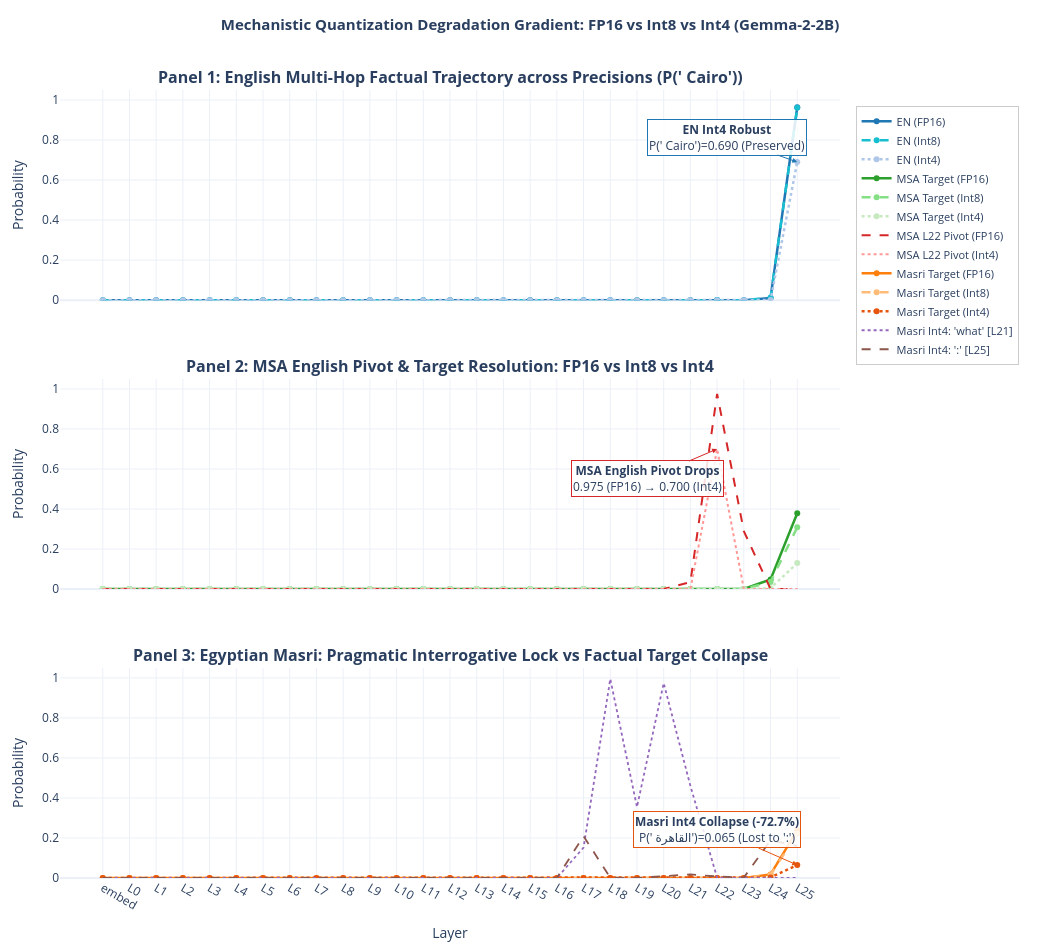

The code cell stored with this chart in its notebook:
### Code cell
layer_labels = df_results[df_results["lang"] == "EN"]["layer_label"].unique().tolist()

fig = make_subplots(
    rows=3, cols=1,
    shared_xaxes=True,
    vertical_spacing=0.10,
    subplot_titles=(
        "<b>Panel 1: English Multi-Hop Factual Trajectory across Precisions (P(' Cairo'))</b>",
        "<b>Panel 2: MSA English Pivot & Target Resolution: FP16 vs Int8 vs Int4</b>",
        "<b>Panel 3: Egyptian Masri: Pragmatic Interrogative Lock vs Factual Target Collapse</b>"
    )
)

# Panel 1: English
for prec, color, dash in [("FP16 Baseline", "#1f77b4", "solid"), ("Int8 Quantized", "#17becf", "dash"), ("Int4 Quantized", "#aec7e8", "dot")]:
    sub = df_results[(df_results["precision"] == prec) & (df_results["lang"] == "EN")]
    fig.add_trace(go.Scatter(
        x=layer_labels, 
        y=sub["p_cairo_en"].tolist(), 
        name=f"EN ({prec.split()[0]})",
        line=dict(color=color, width=2.5, dash=dash), 
        mode="lines+markers"
    ), row=1, col=1)

# Panel 2: MSA (Arabic Target + English Pivot)
for prec, color, dash in [("FP16 Baseline", "#2ca02c", "solid"), ("Int8 Quantized", "#85e085", "dash"), ("Int4 Quantized", "#c7e9c0", "dot")]:
    sub = df_results[(df_results["precision"] == prec) & (df_results["lang"] == "MSA")]
    fig.add_trace(go.Scatter(
        x=layer_labels, 
        y=sub["p_cairo_ar"].tolist(), 
        name=f"MSA Target ({prec.split()[0]})",
        line=dict(color=color, width=2.5, dash=dash), 
        mode="lines+markers"
    ), row=2, col=1)

sub_msa_fp16 = df_results[(df_results["precision"] == "FP16 Baseline") & (df_results["lang"] == "MSA")]
sub_msa_int4 = df_results[(df_results["precision"] == "Int4 Quantized") & (df_results["lang"] == "MSA")]
fig.add_trace(go.Scatter(
    x=layer_labels, 
    y=sub_msa_fp16["p_cairo_en"].tolist(), 
    name="MSA L22 Pivot (FP16)",
    line=dict(color="#d62728", width=2, dash="dash")
), row=2, col=1)
fig.add_trace(go.Scatter(
    x=layer_labels, 
    y=sub_msa_int4["p_cairo_en"].tolist(), 
    name="MSA L22 Pivot (Int4)",
    line=dict(color="#ff9896", width=2, dash="dot")
), row=2, col=1)

# Panel 3: Masri
for prec, color, dash in [("FP16 Baseline", "#ff7f0e", "solid"), ("Int8 Quantized", "#ffbb78", "dash"), ("Int4 Quantized", "#e6550d", "dot")]:
    sub = df_results[(df_results["precision"] == prec) & (df_results["lang"] == "Masri")]
    fig.add_trace(go.Scatter(
        x=layer_labels, 
        y=sub["p_cairo_ar"].tolist(), 
        name=f"Masri Target ({prec.split()[0]})",
        line=dict(color=color, width=2.5, dash=dash), 
        mode="lines+markers"
    ), row=3, col=1)

sub_masri_int4 = df_results[(df_results["precision"] == "Int4 Quantized") & (df_results["lang"] == "Masri")]
fig.add_trace(go.Scatter(
    x=layer_labels, 
    y=sub_masri_int4["p_what_en"].tolist(), 
    name="Masri Int4: 'what' [L21]",
    line=dict(color="#9467bd", width=1.8, dash="dot")
), row=3, col=1)
fig.add_trace(go.Scatter(
    x=layer_labels, 
    y=sub_masri_int4["p_colon"].tolist(), 
    name="Masri Int4: ':' [L25]",
    line=dict(color="#8c564b", width=1.8, dash="dash")
), row=3, col=1)

fig.update_layout(
    height=950,
    width=1060,
    title=dict(
        text="<b>Mechanistic Quantization Degradation Gradient: FP16 vs Int8 vs Int4 (Gemma-2-2B)</b>",
        y=0.98,
        x=0.5,
        xanchor="center",
        yanchor="top",
        font=dict(size=15)
    ),
    margin=dict(l=60, r=220, t=90, b=50),
    template="plotly_white",
    hovermode="x unified",
    legend=dict(
        orientation="v",
        yanchor="top",
        y=0.98,
        xanchor="left",
        x=1.02,
        bgcolor="rgba(255, 255, 255, 0.95)",
        bordercolor="rgba(0, 0, 0, 0.2)",
        borderwidth=1,
        font=dict(size=11),
    )
)

fig.update_yaxes(title_text="Probability", range=[0, 1.05], row=1, col=1)
fig.update_yaxes(title_text="Probability", range=[0, 1.05], row=2, col=1)
fig.update_yaxes(title_text="Probability", range=[0, 1.05], row=3, col=1)
fig.update_xaxes(title_text="Layer", row=3, col=1)

# Annotations
fig.add_annotation(x="L25", y=0.690, xref="x1", yref="y1",
                   text="<b>EN Int4 Robust</b><br>P(' Cairo')=0.690 (Preserved)",
                   showarrow=True, arrowhead=2, arrowcolor="#1f77b4", ax=-70, ay=-25,
                   bgcolor="rgba(255,255,255,0.85)", bordercolor="#1f77b4")

fig.add_annotation(x="L22", y=0.700, xref="x2", yref="y2",
                   text="<b>MSA English Pivot Drops</b><br>0.975 (FP16) → 0.700 (Int4)",
                   showarrow=True, arrowhead=2, arrowcolor="#d62728", ax=-70, ay=30,
                   bgcolor="rgba(255,255,255,0.85)", bordercolor="#d62728")

fig.add_annotation(x="L25", y=0.065, xref="x3", yref="y3",
                   text="<b>Masri Int4 Collapse (-72.7%)</b><br>P(' القاهرة')=0.065 (Lost to ':')",
                   showarrow=True, arrowhead=2, arrowcolor="#e6550d", ax=-80, ay=-35,
                   bgcolor="rgba(255,255,255,0.85)", bordercolor="#e6550d")

fig.show()

### Figure 1 — Plotly figure (JSON) as saved in the notebook; plotly's stock layout.template omitted (floating-point values rounded to 4 significant figures)
{"data": [{"line": {"color": "#1f77b4", "dash": "solid", "width": 2.5}, "mode": "lines+markers", "name": "EN (FP16)", "x": ["embed", "L0", "L1", "L2", "L3", "L4", "L5", "L6", "L7", "L8", "L9", "L10", "L11", "L12", "L13", "L14", "L15", "L16", "L17", "L18", "L19", "L20", "L21", "L22", "L23", "L24", "L25"], "y": [0.0, 0.0, 0.0, 0.0, 0.0, 3.625e-30, 9.949e-40, 1.145e-29, 1.614e-24, 6.314e-23, 1.311e-20, 1.582e-19, 2.412e-16, 1.044e-19, 4.492e-20, 7.213e-16, 6.534e-17, 1.289e-15, 3.324e-18, 1.579e-11, 1.19e-12, 4.726e-08, 1.425e-07, 5.935e-05, 4.823e-07, 0.01044, 0.964], "type": "scatter", "xaxis": "x", "yaxis": "y"}, {"line": {"color": "#17becf", "dash": "dash", "width": 2.5}, "mode": "lines+markers", "name": "EN (Int8)", "x": ["embed", "L0", "L1", "L2", "L3", "L4", "L5", "L6", "L7", "L8", "L9", "L10", "L11", "L12", "L13", "L14", "L15", "L16", "L17", "L18", "L19", "L20", "L21", "L22", "L23", "L24", "L25"], "y": [0.0, 0.0, 0.0, 1.401e-45, 0.0, 2.543e-30, 1.951e-39, 7.807e-30, 8.281e-25, 1.971e-23, 6.351e-21, 9.517e-20, 1.862e-16, 8.59e-20, 2.398e-20, 5.198e-16, 5.352e-17, 1.697e-15, 3.059e-18, 2.242e-11, 2.335e-12, 1.78e-07, 3.008e-07, 0.0001004, 3.636e-07, 0.01219, 0.9615], "type": "scatter", "xaxis": "x", "yaxis": "y"}, {"line": {"color": "#aec7e8", "dash": "dot", "width": 2.5}, "mode": "lines+markers", "name": "EN (Int4)", "x": ["embed", "L0", "L1", "L2", "L3", "L4", "L5", "L6", "L7", "L8", "L9", "L10", "L11", "L12", "L13", "L14", "L15", "L16", "L17", "L18", "L19", "L20", "L21", "L22", "L23", "L24", "L25"], "y": [0.0, 0.0, 0.0, 0.0, 0.0, 8.309e-30, 6.572e-43, 5.091e-31, 4.61e-26, 8.24e-24, 6.267e-21, 1.417e-18, 3.904e-17, 3.953e-22, 1.901e-25, 4.183e-19, 2.226e-17, 3.05e-17, 2.242e-20, 1.042e-13, 1.072e-13, 5.225e-10, 9.394e-10, 6.056e-06, 6.04e-09, 6.028e-05, 0.6904], "type": "scatter", "xaxis": "x", "yaxis": "y"}, {"line": {"color": "#2ca02c", "dash": "solid", "width": 2.5}, "mode": "lines+markers", "name": "MSA Target (FP16)", "x": ["embed", "L0", "L1", "L2", "L3", "L4", "L5", "L6", "L7", "L8", "L9", "L10", "L11", "L12", "L13", "L14", "L15", "L16", "L17", "L18", "L19", "L20", "L21", "L22", "L23", "L24", "L25"], "y": [0.0, 0.0, 0.0, 0.0, 1.499e-37, 1.416e-27, 1.442e-38, 1.174e-18, 1.224e-14, 1.026e-13, 2.439e-13, 4.706e-14, 1.015e-14, 5.395e-13, 6.637e-14, 1.158e-12, 7.831e-12, 1.997e-09, 7.946e-11, 1.08e-07, 1.161e-08, 2.222e-09, 5.205e-06, 3.662e-07, 0.0004397, 0.04801, 0.3786], "type": "scatter", "xaxis": "x2", "yaxis": "y2"}, {"line": {"color": "#85e085", "dash": "dash", "width": 2.5}, "mode": "lines+markers", "name": "MSA Target (Int8)", "x": ["embed", "L0", "L1", "L2", "L3", "L4", "L5", "L6", "L7", "L8", "L9", "L10", "L11", "L12", "L13", "L14", "L15", "L16", "L17", "L18", "L19", "L20", "L21", "L22", "L23", "L24", "L25"], "y": [0.0, 0.0, 0.0, 0.0, 4.872e-37, 1.741e-27, 2.692e-38, 2.067e-18, 1.626e-14, 1.099e-13, 3.051e-13, 6.001e-14, 1.337e-14, 6.426e-13, 3.497e-14, 4.471e-13, 4.971e-12, 2.687e-09, 4.19e-11, 8.68e-08, 8.563e-09, 1.235e-09, 3.931e-06, 3.62e-07, 0.0003417, 0.03549, 0.3088], "type": "scatter", "xaxis": "x2", "yaxis": "y2"}, {"line": {"color": "#c7e9c0", "dash": "dot", "width": 2.5}, "mode": "lines+markers", "name": "MSA Target (Int4)", "x": ["embed", "L0", "L1", "L2", "L3", "L4", "L5", "L6", "L7", "L8", "L9", "L10", "L11", "L12", "L13", "L14", "L15", "L16", "L17", "L18", "L19", "L20", "L21", "L22", "L23", "L24", "L25"], "y": [0.0, 0.0, 0.0, 0.0, 1.219e-35, 1.661e-27, 4.097e-42, 1.791e-18, 8.075e-15, 1.311e-13, 3.922e-13, 4.9e-14, 1.852e-14, 4.486e-13, 1.31e-13, 2.8e-14, 1.859e-14, 5.526e-11, 2.242e-11, 1.798e-08, 6.663e-11, 1.787e-11, 6.079e-09, 8.029e-07, 3.315e-06, 0.004428, 0.1296], "type": "scatter", "xaxis": "x2", "yaxis": "y2"}, {"line": {"color": "#d62728", "dash": "dash", "width": 2}, "name": "MSA L22 Pivot (FP16)", "x": ["embed", "L0", "L1", "L2", "L3", "L4", "L5", "L6", "L7", "L8", "L9", "L10", "L11", "L12", "L13", "L14", "L15", "L16", "L17", "L18", "L19", "L20", "L21", "L22", "L23", "L24", "L25"], "y": [0.0, 0.0, 0.0, 0.0, 1.611e-38, 1.466e-27, 1.531e-41, 3.974e-21, 3.161e-16, 1.771e-13, 5.33e-13, 5.836e-14, 6.158e-14, 7.706e-14, 5.093e-16, 2.392e-14, 6.643e-12, 8.132e-11, 1.995e-11, 0.002502, 0.0003415, 4.086e-05, 0.03488, 0.9751, 0.2893, 0.0008747, 6.658e-05], "type": "scatter", "xaxis": "x2", "yaxis": "y2"}, {"line": {"color": "#ff9896", "dash": "dot", "width": 2}, "name": "MSA L22 Pivot (Int4)", "x": ["embed", "L0", "L1", "L2", "L3", "L4", "L5", "L6", "L7", "L8", "L9", "L10", "L11", "L12", "L13", "L14", "L15", "L16", "L17", "L18", "L19", "L20", "L21", "L22", "L23", "L24", "L25"], "y": [0.0, 0.0, 0.0, 0.0, 4.939e-36, 2.422e-26, 1.121e-44, 1.869e-20, 2.4e-16, 1.491e-13, 9.551e-13, 9.113e-14, 3.286e-14, 5.621e-14, 1.211e-15, 2.105e-15, 2.123e-14, 3.237e-12, 6.994e-12, 4.388e-05, 2.092e-07, 4.557e-08, 1.096e-05, 0.6997, 0.0009817, 4.48e-05, 1.202e-05], "type": "scatter", "xaxis": "x2", "yaxis": "y2"}, {"line": {"color": "#ff7f0e", "dash": "solid", "width": 2.5}, "mode": "lines+markers", "name": "Masri Target (FP16)", "x": ["embed", "L0", "L1", "L2", "L3", "L4", "L5", "L6", "L7", "L8", "L9", "L10", "L11", "L12", "L13", "L14", "L15", "L16", "L17", "L18", "L19", "L20", "L21", "L22", "L23", "L24", "L25"], "y": [0.0, 0.0, 0.0, 0.0, 5.629e-35, 5.555e-26, 4.292e-38, 6.805e-18, 1.36e-14, 1.648e-13, 1.367e-12, 8.158e-13, 3.515e-13, 1.576e-11, 1.804e-11, 1.158e-11, 1.328e-10, 5.354e-08, 2.267e-10, 8.066e-10, 1.19e-09, 2.065e-11, 9.243e-11, 4.47e-09, 9.061e-06, 0.01781, 0.2382], "type": "scatter", "xaxis": "x3", "yaxis": "y3"}, {"line": {"color": "#ffbb78", "dash": "dash", "width": 2.5}, "mode": "lines+markers", "name": "Masri Target (Int8)", "x": ["embed", "L0", "L1", "L2", "L3", "L4", "L5", "L6", "L7", "L8", "L9", "L10", "L11", "L12", "L13", "L14", "L15", "L16", "L17", "L18", "L19", "L20", "L21", "L22", "L23", "L24", "L25"], "y": [0.0, 0.0, 0.0, 0.0, 1.467e-34, 6.522e-26, 6.299e-38, 1.233e-17, 1.724e-14, 1.653e-13, 1.399e-12, 8.49e-13, 4.465e-13, 2.032e-11, 1.788e-11, 6.098e-12, 9.767e-11, 6.618e-08, 1.472e-10, 1.358e-09, 1.571e-09, 5.216e-11, 2.173e-10, 6.316e-09, 7.169e-06, 0.01556, 0.2215], "type": "scatter", "xaxis": "x3", "yaxis": "y3"}, {"line": {"color": "#e6550d", "dash": "dot", "width": 2.5}, "mode": "lines+markers", "name": "Masri Target (Int4)", "x": ["embed", "L0", "L1", "L2", "L3", "L4", "L5", "L6", "L7", "L8", "L9", "L10", "L11", "L12", "L13", "L14", "L15", "L16", "L17", "L18", "L19", "L20", "L21", "L22", "L23", "L24", "L25"], "y": [0.0, 0.0, 0.0, 0.0, 2.906e-35, 3.896e-26, 1.457e-43, 9.685e-17, 3.915e-14, 5.735e-13, 5.259e-12, 1.886e-11, 3.721e-10, 9.176e-10, 3.488e-11, 1.027e-11, 9.866e-11, 8.592e-09, 9.175e-12, 3.315e-12, 5.738e-12, 2.209e-12, 7.233e-10, 8.844e-08, 7.453e-07, 0.002828, 0.06463], "type": "scatter", "xaxis": "x3", "yaxis": "y3"}, {"line": {"color": "#9467bd", "dash": "dot", "width": 1.8}, "name": "Masri Int4: 'what' [L21]", "x": ["embed", "L0", "L1", "L2", "L3", "L4", "L5", "L6", "L7", "L8", "L9", "L10", "L11", "L12", "L13", "L14", "L15", "L16", "L17", "L18", "L19", "L20", "L21", "L22", "L23", "L24", "L25"], "y": [0.0, 0.0, 0.0, 0.0, 6.785e-40, 9.979e-30, 0.0, 6.048e-19, 1.646e-15, 1.068e-13, 6.007e-12, 1.525e-09, 1.432e-08, 2.321e-07, 1.35e-05, 4.953e-05, 9.664e-05, 0.0001889, 0.1521, 0.9942, 0.3549, 0.9738, 0.4604, 0.001321, 7.678e-05, 0.000333, 2.225e-06], "type": "scatter", "xaxis": "x3", "yaxis": "y3"}, {"line": {"color": "#8c564b", "dash": "dash", "width": 1.8}, "name": "Masri Int4: ':' [L25]", "x": ["embed", "L0", "L1", "L2", "L3", "L4", "L5", "L6", "L7", "L8", "L9", "L10", "L11", "L12", "L13", "L14", "L15", "L16", "L17", "L18", "L19", "L20", "L21", "L22", "L23", "L24", "L25"], "y": [0.0, 0.0, 0.0, 0.0, 1.92e-40, 1.605e-30, 0.0, 4.731e-19, 3.548e-14, 3.28e-12, 1.439e-09, 1.328e-09, 2.66e-07, 3.874e-06, 0.0001744, 7.845e-05, 4.67e-06, 0.0002482, 0.2091, 0.001436, 0.0003259, 0.00778, 0.01801, 0.007595, 0.001966, 0.1883, 0.1607], "type": "scatter", "xaxis": "x3", "yaxis": "y3"}], "layout": {"xaxis": {"anchor": "y", "domain": [0.0, 1.0], "matches": "x3", "showticklabels": false}, "yaxis": {"anchor": "x", "domain": [0.7333, 1.0], "title": {"text": "Probability"}, "range": [0, 1.05]}, "xaxis2": {"anchor": "y2", "domain": [0.0, 1.0], "matches": "x3", "showticklabels": false}, "yaxis2": {"anchor": "x2", "domain": [0.3667, 0.6333], "title": {"text": "Probability"}, "range": [0, 1.05]}, "xaxis3": {"anchor": "y3", "domain": [0.0, 1.0], "title": {"text": "Layer"}}, "yaxis3": {"anchor": "x3", "domain": [0.0, 0.2667], "title": {"text": "Probability"}, "range": [0, 1.05]}, "annotations": [{"font": {"size": 16}, "showarrow": false, "text": "<b>Panel 1: English Multi-Hop Factual Trajectory across Precisions (P(' Cairo'))</b>", "x": 0.5, "xanchor": "center", "xref": "paper", "y": 1.0, "yanchor": "bottom", "yref": "paper"}, {"font": {"size": 16}, "showarrow": false, "text": "<b>Panel 2: MSA English Pivot & Target Resolution: FP16 vs Int8 vs Int4</b>", "x": 0.5, "xanchor": "center", "xref": "paper", "y": 0.6333, "yanchor": "bottom", "yref": "paper"}, {"font": {"size": 16}, "showarrow": false, "text": "<b>Panel 3: Egyptian Masri: Pragmatic Interrogative Lock vs Factual Target Collapse</b>", "x": 0.5, "xanchor": "center", "xref": "paper", "y": 0.2667, "yanchor": "bottom", "yref": "paper"}, {"arrowcolor": "#1f77b4", "arrowhead": 2, "ax": -70, "ay": -25, "bgcolor": "rgba(255,255,255,0.85)", "bordercolor": "#1f77b4", "showarrow": true, "text": "<b>EN Int4 Robust</b><br>P(' Cairo')=0.690 (Preserved)", "x": "L25", "xref": "x", "y": 0.69, "yref": "y"}, {"arrowcolor": "#d62728", "arrowhead": 2, "ax": -70, "ay": 30, "bgcolor": "rgba(255,255,255,0.85)", "bordercolor": "#d62728", "showarrow": true, "text": "<b>MSA English Pivot Drops</b><br>0.975 (FP16) → 0.700 (Int4)", "x": "L22", "xref": "x2", "y": 0.7, "yref": "y2"}, {"arrowcolor": "#e6550d", "arrowhead": 2, "ax": -80, "ay": -35, "bgcolor": "rgba(255,255,255,0.85)", "bordercolor": "#e6550d", "showarrow": true, "text": "<b>Masri Int4 Collapse (-72.7%)</b><br>P(' القاهرة')=0.065 (Lost to ':')", "x": "L25", "xref": "x3", "y": 0.065, "yref": "y3"}], "title": {"font": {"size": 15}, "text": "<b>Mechanistic Quantization Degradation Gradient: FP16 vs Int8 vs Int4 (Gemma-2-2B)</b>", "y": 0.98, "x": 0.5, "xanchor": "center", "yanchor": "top"}, "margin": {"l": 60, "r": 220, "t": 90, "b": 50}, "legend": {"font": {"size": 11}, "orientation": "v", "yanchor": "top", "y": 0.98, "xanchor": "left", "x": 1.02, "bgcolor": "rgba(255, 255, 255, 0.95)", "bordercolor": "rgba(0, 0, 0, 0.2)", "borderwidth": 1}, "height": 950, "width": 1060, "hovermode": "x unified"}}
